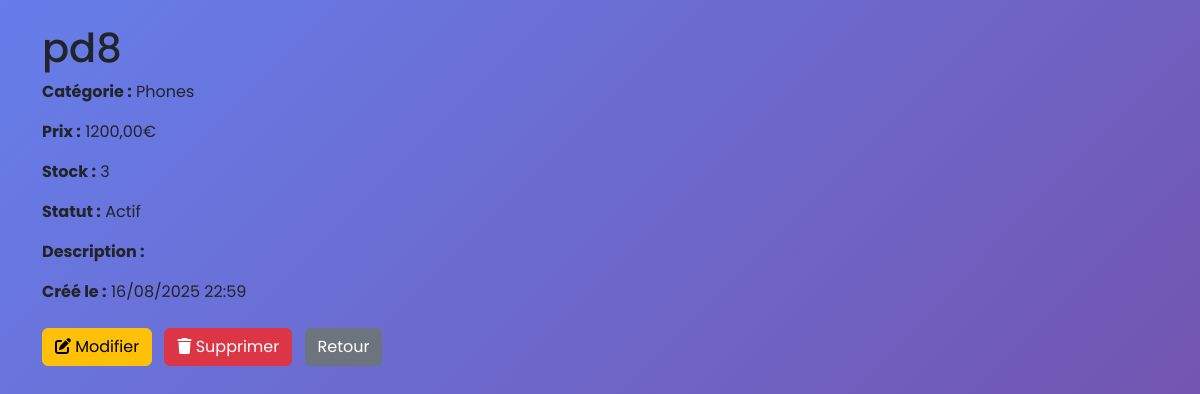
Page /accounts/products/28/ (signed in) on the committed database.
### apps/core/models.py (models this page shows, shortened)
class Product(models.Model):
    class Status(models.TextChoices):
        ACTIVE = "ACTIVE", "Actif"
        INACTIVE = "INACTIVE", "Inactif"
        OUT_OF_STOCK = "OUT_OF_STOCK", "Rupture de stock"
    name = models.CharField(max_length=200, verbose_name="Nom du produit")
    category = models.ForeignKey(Category, on_delete=models.CASCADE, verbose_name="Catégorie")
    price = models.DecimalField(max_digits=10, decimal_places=2, verbose_name="Prix (€)")
    stock_quantity = models.PositiveIntegerField(default=0, verbose_name="Quantité en stock")
    description = models.TextField(blank=True, verbose_name="Description")
    status = models.CharField(max_length=20, choices=Status.choices, default=Status.ACTIVE, verbose_name="Statut")
    image = models.ImageField(upload_to='products/', blank=True, null=True, verbose_name="Image produit")
    created_at = models.DateTimeField(auto_now_add=True, verbose_name="Créé le")
    updated_at = models.DateTimeField(auto_now=True, verbose_name="Modifié le")
    class Meta:
        verbose_name = "Produit"
        verbose_name_plural = "Produits"
        ordering = ['name']

class Category(models.Model):
    name = models.CharField(max_length=100, unique=True, verbose_name="Nom de la catégorie")
    description = models.TextField(blank=True, verbose_name="Description")
    created_at = models.DateTimeField(auto_now_add=True, verbose_name="Créé le")
    class Meta:
        verbose_name = "Catégorie"
        verbose_name_plural = "Catégories"
        ordering = ['name']

### apps/accounts/views.py (the view)
# urls.py: path('products/<int:pk>/',     views.ProductDetailView.as_view(),     name='product_detail'),
class ProductDetailView(LoginRequiredMixin, AdminRequiredMixin, DetailView):
    model = Product
    template_name = 'accounts/products/product_detail.html'
    context_object_name = 'product'

### apps/accounts/models.py (called while the page is built)
    def is_admin(self):
        return self.role == self.Role.ADMIN

### apps/accounts/views.py (called while the page is built)
    def test_func(self):
        return self.request.user.is_authenticated and self.request.user.is_admin()

### apps/accounts/templates/accounts/products/product_detail.html (shortened to what this page needs)
{% extends 'base.html' %}
{% block content %}
<div class="container py-4">
  <h1>{{ product.name }}</h1>
  <p><strong>Catégorie :</strong> {{ product.category.name }}</p>
  <p><strong>Prix :</strong> {{ product.price }}€</p>
  <p><strong>Stock :</strong> {{ product.stock_quantity }}</p>
  <p><strong>Statut :</strong>
    {% if product.status == 'ACTIVE' %}
      Actif
    {% elif product.status == 'OUT_OF_STOCK' %}
      Rupture de stock
    {% else %}
      Inactif
    {% endif %}
  </p>
  <p><strong>Description :</strong><br>{{ product.description|linebreaks }}</p>
  <p><strong>Créé le :</strong> {{ product.created_at|date:"d/m/Y H:i" }}</p>
  <div class="mt-4">
    <a href="{% url 'accounts:product_edit' product.pk %}" class="btn btn-warning me-2">
      <i class="fas fa-edit"></i> Modifier
    </a>
    <a href="{% url 'accounts:product_delete' product.pk %}" class="btn btn-danger me-2">
      <i class="fas fa-trash"></i> Supprimer
    </a>
    <a href="{% url 'accounts:product_list' %}" class="btn btn-secondary">
      Retour
    </a>
  </div>
</div>
{% endblock %}

### templates/base.html (style rules this page uses)
:root { --primary-color: #103cbe; --secondary-color: #6c757d; --success-color: #28a745; --danger-color: #dc3545; --warning-color: #ffc107; --info-color: #17a2b8; }
body { font-family: 'Poppins', sans-serif; background: linear-gradient(135deg, #667eea 0%, #764ba2 100%); min-height: 100vh; }

### rows in the picture
Product: name "pd8", category.name "Phones", price "1200,00", stock_quantity "3", created_at "16/08/2025 22:59"
